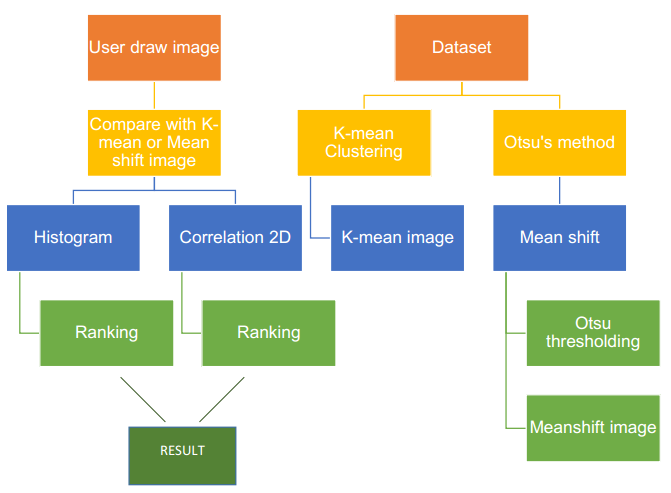
#> input picture 002.PNG, 671 x 493 px; its folder holds only this picture in this run
$ python -i otsu_method.py   (imports and definitions only)   (Python 2 division)
#> lines starting #> are read from the running program, lines starting #| are printed output that depends on the picture; after the words box and inside, x2 and y2 are one past the last pixel; in counts of white or black regions, pixels touching at a corner belong together
from PIL import Image
import numpy as np
import os, sys
import cv2
import glob

def total_pix(image):
  size = image.size[0] * image.size[1]
  return size
##Calculated intensity of each pixel
##and get a histogram from intensity pixels
def histogramify(image):
  grayscale_array = []
  for w in range(0,image.size[0]):
    for h in range(0,image.size[1]):
      intensity = image.getpixel((w,h))
      grayscale_array.append(intensity)

  total_pixels = image.size[0] * image.size[1]
  bins = range(0,257)
  img_histogram = np.histogram(grayscale_array, bins)
  return img_histogram

##Get the image has been seperated two class by threshold t
##Image will be divided into 2 color black and white (Backgorund and Forground)
def threshold(dir_mainfolder, t, image, num):
  intensity_array = []
  for w in range(0,image.size[1]):
    for h in range(0,image.size[0]):
      intensity = image.getpixel((h,w))
      ##If the intensity of pixel smaller than threshold the pixel will be black
      if (intensity <= t):
        x = 0
      else:
        x = 255
      intensity_array.append(x)
  image.putdata(intensity_array)
  #image.show()
  if (dir_mainfolder == "simple"):
      image.show()
  else:
      image.save(dir_mainfolder+"/img_otsu_handwrite/"+str(num)+".jpg")

def otsu(dir_mainfolder, image, num):
##Calculate histogram intensity from image
  hist = histogramify(image)
##Get total pixels in image
  total = total_pix(image)
  current_max, threshold_value = 0, 0
  sumT, sumF, sumB = 0, 0, 0
##Calculated the sum of weight intensity of image
  for i in range(0,256):
    sumT += i * hist[0][i]

  weightB, weightF = 0, 0
  varBetween, meanB, meanF = 0, 0, 0
  for i in range(0,256):
    ##Weight Background probability
    weightB += hist[0][i]
    ##Foreground probability
    weightF = total - weightB
    if weightF == 0:
      break

##Sum of weight intensity background and foreground
    sumB += i*hist[0][i]
    sumF = sumT - sumB
##Calculated the mean of Background and Foreground
    meanB = sumB/weightB
    meanF = sumF/weightF
##Calculate the variance with the threshold i
    varBetween = weightB * weightF
    varBetween *= (meanB-meanF)*(meanB-meanF)

##Get the max variance to have the best threshold value
    if varBetween > current_max:
      current_max = varBetween
      threshold_value = i

  print "threshold value is:", threshold_value
  threshold(dir_mainfolder, threshold_value, image, num)

def otsu_main(dir_mainfolder,k):
    num = 1
    cv_img = []
    ################
    ##Get all images from folder
    if k==0:
        for img2 in glob.glob(dir_mainfolder + "/img_meanshift/*.jpg"):
            im = Image.open(img2)
            cv_img.append(im)
    else:
        for img2 in glob.glob(dir_mainfolder + "/img_kmean_handwrite/*.jpg"):
            im = Image.open(img2)
            cv_img.append(im)
    for image in cv_img:
        bw = image.convert('L')
        otsu(dir_mainfolder, bw, num)
        num = num + 1

def simple_otsu(file_path):
#> called with file_path = '../002.PNG'
    image = Image.open(file_path)
#> image is the input picture: PIL image 671x493 RGBA; mean R, G, B, A 217.1, 218.6, 197.3, 255
    bw = image.convert('L')
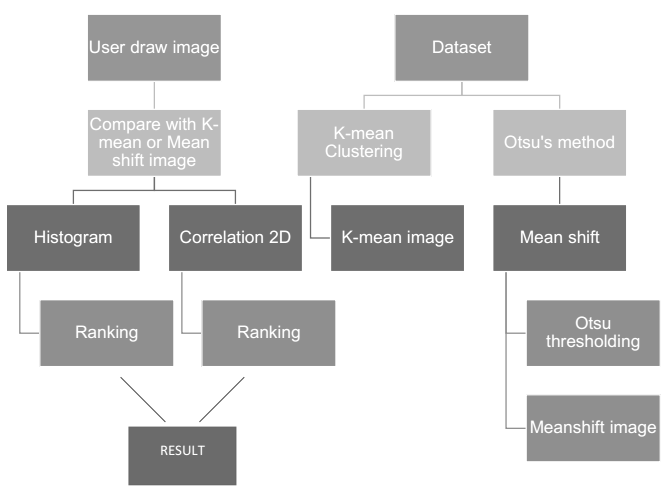
#> bw: PIL image 671x493 L; min 103, max 255, mean 215.8
    otsu("simple", bw, 0)
#> after the loop in histogramify, `for w in range(0,image.size[0]):`: grayscale_array = 330803 items
#> in otsu, `total = total_pix(image)`: total = 330803
#> after the loop in otsu, `for i in range(0,256):`: sumT = 71377863
#> the loop in otsu, `for i in range(0,256):` made 256 passes
#> (weightB, weightF, sumB, sumF, meanB, meanF, varBetween, current_max) on passes 104, 105, 108, 109, 110, 111, 112, 113: (161, 330642, 16583, 71361280, 103, 215, 667759292928, 667759292928), (326, 330477, 33743, 71344120, 103, 215, 1351434137088, 1351434137088), (5837, 324966, 623420, 70754443, 106, 217, 23370799823982, 23370799823982), (5869, 324934, 626876, 70750987, 106, 217, 23496610836366, 23496610836366), (5892, 324911, 629383, 70748480, 106, 217, 23587021915452, 23587021915452), (36802, 294001, 4029483, 67348380, 109, 229, 155805477148800, 155805477148800), (36887, 293916, 4038918, 67338945, 109, 229, 156120184684800, 156120184684800), (36985, 293818, 4049894, 67327969, 109, 229, 156482765712000, 156482765712000)
#> (weightB, weightF, sumB, sumF, meanB, meanF, varBetween) on passes 1 to 6: (0, 330803, 0, 71377863, 0, 215, 0), (0, 330803, 0, 71377863, 0, 215, 0), (0, 330803, 0, 71377863, 0, 215, 0), (0, 330803, 0, 71377863, 0, 215, 0), (0, 330803, 0, 71377863, 0, 215, 0), (0, 330803, 0, 71377863, 0, 215, 0)
#| threshold value is: 206
#> in threshold, `image.putdata(intensity_array)`:
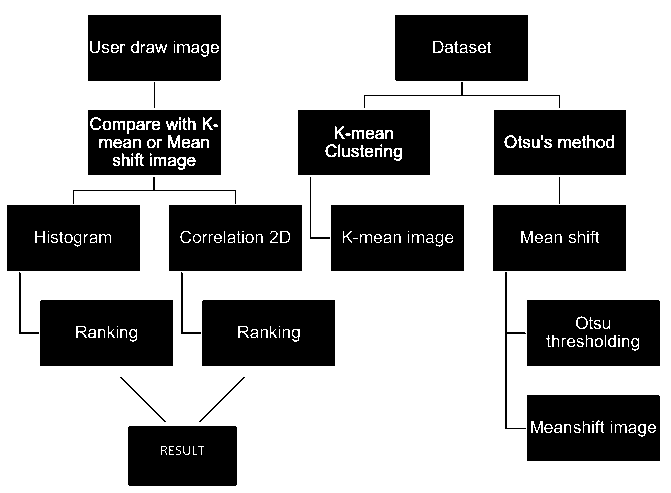
#> image: PIL image 671x493 L; 65.2% white; 65 black regions (20 under 20 px), largest, box (x1, y1, x2, y2) and area: (202, 300, 335, 366) 8508, (493, 205, 626, 271) 8488, (7, 205, 140, 271) 8471

>>> result = simple_otsu('../002.PNG')
